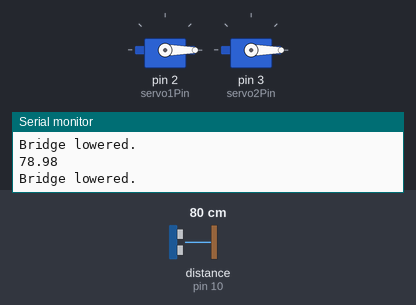
Bench run of a sketch on a simulated Arduino Uno, built with avr-gcc and run on an emulated ATmega328P. Shown: 2 × servo, the last lines printed to the serial monitor. Wiring (inferred from the names in the program): ultrasonic range finder: trigger pin 9; echo pin 10. Inputs (shaded band) come from the test bench; at power-on: distance to the obstacle (sensor on pin 10) 80 cm. The echo pulse lasts 58.3 µs per cm.

Above: at 1.8 s.
1.9 s: distance to the obstacle (sensor on pin 10) set to 7 cm
3.4 s: distance to the obstacle (sensor on pin 10) set to 4 cm
At 4.8 s:
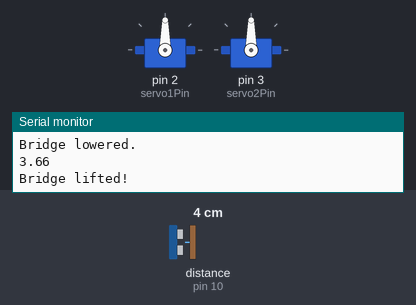
5.5 s: distance to the obstacle (sensor on pin 10) set to 9 cm
At 6.4 s:
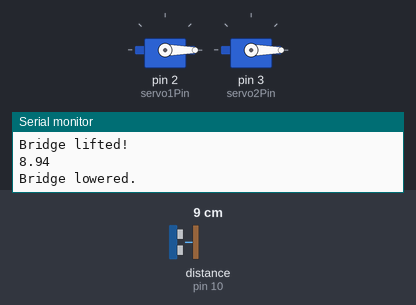
7.5 s: distance to the obstacle (sensor on pin 10) set to 2 cm
At 9.2 s:
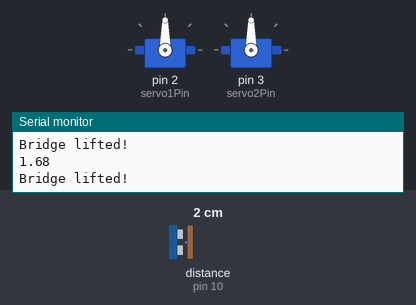
Timing chart, 0 to 10.5 s (numbered marks = the images above; inputs shaded):
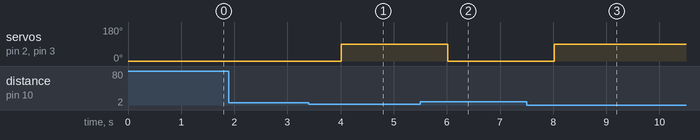

Measured:
- the behaviour switches between 6 and 5 cm on distance to the obstacle (sensor on pin 10) (found by bisection; images 0 and 1)
- after the input at 3.4 s, servo on pin 2 (servo1Pin), servo on pin 3 (servo2Pin): 0° → 90° after 0.62 s
- after the input at 5.5 s, servo on pin 2 (servo1Pin), servo on pin 3 (servo2Pin): 90° → 0° after 0.52 s
- after the input at 7.5 s, servo on pin 2 (servo1Pin), servo on pin 3 (servo2Pin): 0° → 90° after 0.52 s

The sketch:

Smart_Bridge.ino
```cpp
#include <Servo.h>

// Define the pins for the ultrasonic sensor
#define trigPin 9
#define echoPin 10

// Define the pins for the two servo motors
#define servo1Pin 2
#define servo2Pin 3

// Define the servo objects
Servo servo1;
Servo servo2;

void setup() {
  // Initialize the serial communication
  Serial.begin(9600);

  // Initialize the servo objects
  servo1.attach(servo1Pin);
  servo2.attach(servo2Pin);

  // Set the servo motors to their initial position
  servo1.write(0);
  servo2.write(0);

  // Initialize the ultrasonic sensor pins
  pinMode(trigPin, OUTPUT);
  pinMode(echoPin, INPUT);
}

void loop() {
  // Send a pulse to the ultrasonic sensor
  digitalWrite(trigPin, LOW);
  delayMicroseconds(2);
  digitalWrite(trigPin, HIGH);
  delayMicroseconds(10);
  digitalWrite(trigPin, LOW);

  // Measure the distance to the object
  float duration = pulseIn(echoPin, HIGH);
  float distance = duration * 0.034 / 2;

  Serial.println(distance);

  // Check if the object is less than 4cm away
  if (distance < 5)
  {
    // Lift the bridge by rotating the servo motors
    servo1.write(90);
    servo2.write(90);
    Serial.println("Bridge lifted!");
  }
  else {
    // Lower the bridge by rotating the servo motors
    servo1.write(0);
    servo2.write(0);
    Serial.println("Bridge lowered.");
  }

  // Wait for a short time before measuring again
  delay(1000);
}
```
